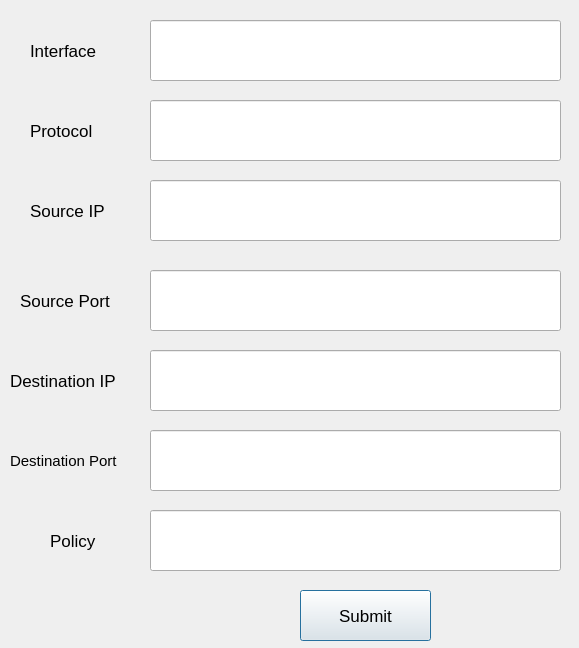
<?xml version="1.0" encoding="UTF-8"?>
<ui version="4.0">
 <class>set_Inbound_Dialog</class>
 <widget class="QDialog" name="set_Inbound_Dialog">
  <property name="geometry">
   <rect>
    <x>0</x>
    <y>0</y>
    <width>579</width>
    <height>648</height>
   </rect>
  </property>
  <property name="windowTitle">
   <string>Dialog</string>
  </property>
  <widget class="QLineEdit" name="lineEdit">
   <property name="geometry">
    <rect>
     <x>150</x>
     <y>20</y>
     <width>411</width>
     <height>61</height>
    </rect>
   </property>
  </widget>
  <widget class="QLineEdit" name="lineEdit_2">
   <property name="geometry">
    <rect>
     <x>150</x>
     <y>100</y>
     <width>411</width>
     <height>61</height>
    </rect>
   </property>
  </widget>
  <widget class="QLineEdit" name="lineEdit_3">
   <property name="geometry">
    <rect>
     <x>150</x>
     <y>180</y>
     <width>411</width>
     <height>61</height>
    </rect>
   </property>
  </widget>
  <widget class="QLineEdit" name="lineEdit_4">
   <property name="geometry">
    <rect>
     <x>150</x>
     <y>270</y>
     <width>411</width>
     <height>61</height>
    </rect>
   </property>
  </widget>
  <widget class="QLineEdit" name="lineEdit_5">
   <property name="geometry">
    <rect>
     <x>150</x>
     <y>350</y>
     <width>411</width>
     <height>61</height>
    </rect>
   </property>
  </widget>
  <widget class="QLineEdit" name="lineEdit_6">
   <property name="geometry">
    <rect>
     <x>150</x>
     <y>430</y>
     <width>411</width>
     <height>61</height>
    </rect>
   </property>
  </widget>
  <widget class="QLineEdit" name="lineEdit_7">
   <property name="geometry">
    <rect>
     <x>150</x>
     <y>510</y>
     <width>411</width>
     <height>61</height>
    </rect>
   </property>
  </widget>
  <widget class="QLabel" name="label">
   <property name="geometry">
    <rect>
     <x>30</x>
     <y>30</y>
     <width>81</width>
     <height>41</height>
    </rect>
   </property>
   <property name="font">
    <font>
     <pointsize>13</pointsize>
    </font>
   </property>
   <property name="text">
    <string>Interface</string>
   </property>
  </widget>
  <widget class="QLabel" name="label_2">
   <property name="geometry">
    <rect>
     <x>30</x>
     <y>110</y>
     <width>81</width>
     <height>41</height>
    </rect>
   </property>
   <property name="font">
    <font>
     <pointsize>13</pointsize>
    </font>
   </property>
   <property name="text">
    <string>Protocol</string>
   </property>
  </widget>
  <widget class="QLabel" name="label_3">
   <property name="geometry">
    <rect>
     <x>30</x>
     <y>190</y>
     <width>91</width>
     <height>41</height>
    </rect>
   </property>
   <property name="font">
    <font>
     <pointsize>13</pointsize>
    </font>
   </property>
   <property name="text">
    <string>Source IP</string>
   </property>
  </widget>
  <widget class="QLabel" name="label_4">
   <property name="geometry">
    <rect>
     <x>20</x>
     <y>280</y>
     <width>101</width>
     <height>41</height>
    </rect>
   </property>
   <property name="font">
    <font>
     <pointsize>13</pointsize>
    </font>
   </property>
   <property name="text">
    <string>Source Port</string>
   </property>
  </widget>
  <widget class="QLabel" name="label_5">
   <property name="geometry">
    <rect>
     <x>10</x>
     <y>360</y>
     <width>121</width>
     <height>41</height>
    </rect>
   </property>
   <property name="font">
    <font>
     <pointsize>13</pointsize>
    </font>
   </property>
   <property name="text">
    <string>Destination IP</string>
   </property>
  </widget>
  <widget class="QLabel" name="label_6">
   <property name="geometry">
    <rect>
     <x>10</x>
     <y>440</y>
     <width>131</width>
     <height>41</height>
    </rect>
   </property>
   <property name="font">
    <font>
     <pointsize>11</pointsize>
    </font>
   </property>
   <property name="text">
    <string>Destination Port</string>
   </property>
  </widget>
  <widget class="QLabel" name="label_7">
   <property name="geometry">
    <rect>
     <x>50</x>
     <y>520</y>
     <width>61</width>
     <height>41</height>
    </rect>
   </property>
   <property name="font">
    <font>
     <pointsize>13</pointsize>
    </font>
   </property>
   <property name="text">
    <string>Policy</string>
   </property>
  </widget>
  <widget class="QPushButton" name="pushButton">
   <property name="geometry">
    <rect>
     <x>300</x>
     <y>590</y>
     <width>131</width>
     <height>51</height>
    </rect>
   </property>
   <property name="font">
    <font>
     <pointsize>13</pointsize>
    </font>
   </property>
   <property name="text">
    <string>Submit</string>
   </property>
  </widget>
 </widget>
 <resources/>
 <connections/>
</ui>
